Frame 1 (no input): blank canvas, image omitted
Frame 60 (the mouse pressed at the canvas centre just before this capture): blank canvas, image omitted
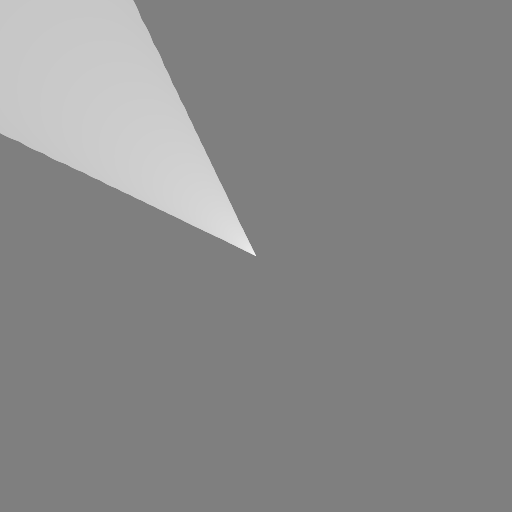
Frame 120 (the mouse held since frame 60 and released just before this capture)

The Processing sketch whose frames 1 and 60 were blank and that drew this single picture after the mouse press (run headless with seeded random() and noise(); from frame 60 on, the mouse is pressed at the canvas centre):

// Processing sketch: ANI2012H22_Trail3
// ── ANI2012H22_Trail3.pde
// ANI2012H22_Trail3.pde
// Animation d'une traînée lumineuse en fonction de la position courante et précédente du curseur avec une variation de la taille en fonction de la vitesse de déplacement.

// paramètres
int colorBack = 63;
int colorStroke = 255;

float radius = 6.0f;
float easing = 0.1f;

// variables
float positionX;
float positionY;

float previousX;
float previousY;

float targetX;
float targetY;

float weight;

void setup()
{
  size(512, 512);
  frameRate(60);
}

void draw()
{
  fade(1);

  // la position de destination vers laquelle converge la traînée lumineuse est la position courante du curseur
  targetX = mouseX;
  targetY = mouseY;

  // déplacement en fonction d'une fraction de la distance vers la position de destination
  positionX += (targetX - previousX) * easing;
  positionY += (targetY - previousY) * easing;

  // valider si un des boutons de la souris est appuyé
  if (mousePressed == true)
  {
    // mesurer la distance entre la position courante et précédente
    weight = dist(positionX, positionY, previousX, previousY);

    // configurer les paramètres de dessin
    strokeWeight(weight * radius);
    stroke(colorStroke);

    // dessiner une ligne entre la position courante et précédente
    line(positionX, positionY, previousX, previousY);
  }

  // configurer la position précédente de la prochaine mise à jour
  previousY = positionY;
  previousX = positionX;
}

void fade(float intensity)
{
  rectMode(CORNER);
  noStroke();
  fill(colorBack, intensity);
  rect(0, 0, width, height);
}
